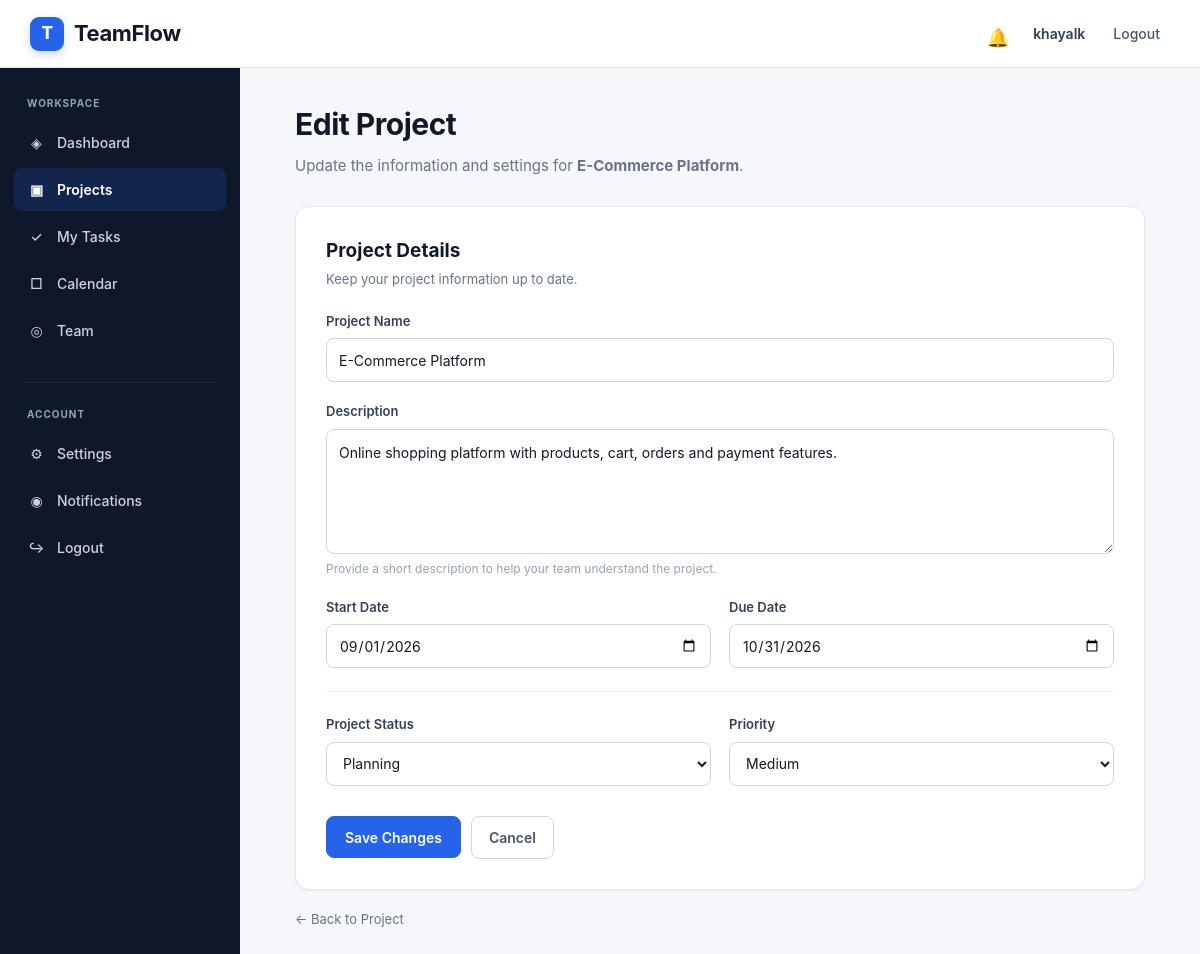
The app's page /projects/3/edit/ (signed in) with its own data.
### accounts/models.py (models this page shows, shortened)
class User(AbstractUser):
    profile_picture = models.ImageField(
        upload_to="profile_pictures/",
        blank=True,
        null=True
    )
    bio = models.TextField(
        blank=True
    )
    job_title = models.CharField(
        max_length=100,
        blank=True
    )

### projects/models.py (models this page shows, shortened)
class Project(models.Model):
    STATUS_CHOICES = [
        ("planning", "Planning"),
        ("active", "Active"),
        ("on_hold", "On Hold"),
        ("completed", "Completed"),
    ]
    PRIORITY_CHOICES = [
        ("low", "Low"),
        ("medium", "Medium"),
        ("high", "High"),
    ]
    name = models.CharField(max_length=200)
    description = models.TextField(blank=True)
    owner = models.ForeignKey(
        settings.AUTH_USER_MODEL,
        on_delete=models.CASCADE,
        related_name="owned_projects"
    )
    start_date = models.DateField(
        null=True,
        blank=True
    )
    due_date = models.DateField(
        null=True,
        blank=True
    )
    status = models.CharField(
        max_length=20,
        choices=STATUS_CHOICES,
        default="planning"
    )
    priority = models.CharField(
        max_length=10,
        choices=PRIORITY_CHOICES,
        default="medium"
    )
    created_at = models.DateTimeField(
        auto_now_add=True
    )
    updated_at = models.DateTimeField(
        auto_now=True
    )

### projects/views.py (the view, shortened to what this page needs)
# urls.py: path("<int:project_id>/edit/", views.edit_project, name="edit_project"),
@login_required
def edit_project(request, project_id):
    project = get_object_or_404(
        Project,
        id=project_id,
        owner=request.user
    )
    return render(
        request,
        "projects/edit_project.html",
        {
            "project": project
        }
    )

### notifications/context_processors.py (called while the page is built)
def notification_count(request):
    if request.user.is_authenticated:
        unread_count = Notification.objects.filter(
            recipient=request.user,
            is_read=False
        ).count()
    else:
        unread_count = 0
    return {
        "unread_notifications": unread_count
    }

### templates/projects/edit_project.html (shortened to what this page needs)
{% extends "base.html" %}
{% block content %}
<div class="edit-project-page">
    <div class="edit-project-header">
        <h1>
            Edit Project
        </h1>
        <p>
            Update the information and settings for
            <strong>{{ project.name }}</strong>.
        </p>
    </div>
    <div class="edit-project-card">
        <div class="form-section-title">
            <h2>
                Project Details
            </h2>
            <p>
                Keep your project information up to date.
            </p>
        </div>
        <form method="POST" class="project-form">
            <div class="form-group">
                <label for="name">
                    Project Name
                </label>
                <input
                    type="text"
                    id="name"
                    name="name"
                    value="{{ project.name }}"
                    placeholder="Enter project name"
                    required
                >
            </div>
            <div class="form-group">
                <label for="description">
                    Description
                </label>
                <textarea
                    id="description"
                    name="description"
                    placeholder="Describe your project..."
                >{{ project.description }}</textarea>
                <div class="form-help">
                    Provide a short description to help your team understand the project.
                </div>
            </div>
            <div class="form-row">
                <div class="form-group">
                    <label for="start_date">
                        Start Date
                    </label>
                    <input
                        type="date"
                        id="start_date"
                        name="start_date"
                        value="{{ project.start_date|date:'Y-m-d' }}"
                    >
                </div>
                <div class="form-group">
                    <label for="due_date">
                        Due Date
                    </label>
                    <input
                        type="date"
                        id="due_date"
                        name="due_date"
                        value="{{ project.due_date|date:'Y-m-d' }}"
                    >
                </div>
            </div>
            <div class="form-divider"></div>
            <div class="form-row">
                <div class="form-group">
                    <label for="status">
                        Project Status
                    </label>
                    <select
                        id="status"
                        name="status"
                    >
                        <option
                            value="planning"
                            {% if project.status == "planning" %}selected{% endif %}
                        >
                            Planning
                        </option>
                    </select>
                </div>
                <div class="form-group">
                    <label for="priority">
                        Priority
                    </label>
                    <select
                        id="priority"
                        name="priority"
                    >
                        <option
                            value="medium"
                            {% if project.priority == "medium" %}selected{% endif %}
                        >
                            Medium
                        </option>
                    </select>
                </div>
            </div>
            <div class="form-actions">
                <button
                    type="submit"
                    class="save-button"
                >
                    Save Changes
                </button>
                <a
                    href="{% url 'project_detail' project.id %}"
                    class="cancel-button"
                >
                    Cancel
                </a>
            </div>
        </form>
    </div>
    <a
        href="{% url 'project_detail' project.id %}"
        class="back-link"
    >
        ← Back to Project
    </a>
</div>
{% endblock %}

### templates/base.html (shortened to what this page needs)
<!DOCTYPE html>
<html lang="en">
<head>
</head>
<body>
    <nav class="navbar">
        <a href="{% url 'dashboard' %}" class="logo">
            <span class="logo-mark">
                T
            </span>
            <span>
                TeamFlow
            </span>
        </a>
        <div class="user-area">
            {% if user.is_authenticated %}
                <a
                    href="{% url 'notification_list' %}"
                    class="notification-link"
                    title="Notifications"
                >
                    <span class="notification-icon">
                        🔔
                    </span>
                </a>
                <span class="user-name">
                    {{ user.username }}
                </span>
                <a
                    href="{% url 'logout' %}"
                    class="logout-top"
                >
                    Logout
                </a>
            {% endif %}
        </div>
    </nav>
    <aside class="sidebar">
        <div class="sidebar-section">
            <div class="sidebar-title">
                Workspace
            </div>
            <a
                href="{% url 'dashboard' %}"
                class="{% if request.resolver_match.url_name == 'dashboard' %}active{% endif %}"
            >
                <span class="sidebar-icon">
                    ◈
                </span>
                Dashboard
            </a>
            <a
                href="{% url 'project_list' %}"
                class="{% if request.resolver_match.url_name == 'project_list' or request.resolver_match.url_name == 'project_detail' or request.resolver_match.url_name == 'create_project' or request.resolver_match.url_name == 'edit_project' %}active{% endif %}"
            >
                <span class="sidebar-icon">
                    ▣
                </span>
                Projects
            </a>
            <a
                href="{% url 'my_tasks' %}"
                class="{% if request.resolver_match.url_name == 'my_tasks' %}active{% endif %}"
            >
                <span class="sidebar-icon">
                    ✓
                </span>
                My Tasks
            </a>
            <a
                href="{% url 'calendar' %}"
                class="{% if request.resolver_match.url_name == 'calendar' %}active{% endif %}"
            >
                <span class="sidebar-icon">
                    □
                </span>
                Calendar
            </a>
            <a
                href="{% url 'team_list' %}"
                class="{% if request.resolver_match.url_name == 'team_list' %}active{% endif %}"
            >
                <span class="sidebar-icon">
                    ◎
                </span>
                Team
            </a>
        </div>
        <div class="sidebar-divider"></div>
        <div class="sidebar-section">
            <div class="sidebar-title">
                Account
            </div>
            <a
                href="{% url 'profile' %}"
                class="{% if request.resolver_match.url_name == 'profile' %}active{% endif %}"
            >
                <span class="sidebar-icon">
                    ⚙
                </span>
                Settings
            </a>
            <a
                href="{% url 'notification_list' %}"
                class="{% if request.resolver_match.url_name == 'notification_list' %}active{% endif %}"
            >
                <span class="sidebar-icon">
                    ◉
                </span>
                Notifications
            </a>
            <a href="{% url 'logout' %}">
                <span class="sidebar-icon">
                    ↪
                </span>
                Logout
            </a>
        </div>
    </aside>
    <main class="main-content">
        {% block content %}
        {% endblock %}
    </main>
</body>
</html>

### templates/base.html (style rules this page uses)
* { box-sizing: border-box; margin: 0; padding: 0; }
:root { --primary: #2563eb; --primary-dark: #1d4ed8; --sidebar: #0f172a; --sidebar-hover: #1e293b; --sidebar-active: #2563eb; --background: #f5f7fb; --surface: #ffffff; --border: #e5e7eb; --text: #111827; --muted: #64748b; --muted-light: #94a3b8; --danger: #dc2626; --shadow: 0 1px 3px rgba(15, 23, 42, 0.06); }
html { scroll-behavior: smooth; }
body { font-family: Inter, -apple-system, BlinkMacSystemFont, "Segoe UI", Arial, sans-serif; background: var(--background); color: var(--text); line-height: 1.5; min-height: 100vh; }
a { color: inherit; text-decoration: none; }
button, input, textarea, select { font-family: inherit; }
.navbar { position: fixed; top: 0; left: 0; right: 0; z-index: 1000; height: 68px; background: rgba(255, 255, 255, 0.96); backdrop-filter: blur(10px); border-bottom: 1px solid var(--border); display: flex; align-items: center; justify-content: space-between; padding: 0 30px; }
.logo { display: flex; align-items: center; gap: 10px; font-size: 22px; font-weight: 750; letter-spacing: -0.4px; color: var(--text); }
.logo-mark { width: 34px; height: 34px; display: flex; align-items: center; justify-content: center; border-radius: 9px; background: var(--primary); color: white; font-size: 17px; font-weight: 800; box-shadow: 0 4px 10px rgba(37, 99, 235, 0.22); }
.user-area { display: flex; align-items: center; gap: 18px; }
.user-name { color: #334155; font-size: 14px; font-weight: 600; }
.logout-top { color: #475569; font-size: 14px; font-weight: 500; padding: 8px 10px; border-radius: 7px; transition: 0.15s ease; }
.notification-link { position: relative; width: 38px; height: 38px; display: flex; align-items: center; justify-content: center; border-radius: 9px; color: #475569; font-size: 18px; transition: 0.15s ease; }
.notification-icon { width: 19px; height: 19px; }
.sidebar { position: fixed; top: 68px; left: 0; bottom: 0; width: 240px; background: var(--sidebar); color: white; padding: 28px 14px; overflow-y: auto; z-index: 900; }
.sidebar-section { margin-bottom: 30px; }
.sidebar-title { padding: 0 13px; margin-bottom: 10px; color: var(--muted-light); font-size: 10px; font-weight: 700; letter-spacing: 1px; text-transform: uppercase; }
.sidebar a { display: flex; align-items: center; gap: 11px; width: 100%; padding: 11px 13px; margin-bottom: 4px; border-radius: 8px; color: #cbd5e1; font-size: 14px; font-weight: 500; transition: background 0.15s ease, color 0.15s ease, transform 0.15s ease; }
.sidebar a.active { background: rgba(37, 99, 235, 0.18); color: white; font-weight: 600; }
.sidebar-icon { width: 19px; height: 19px; display: inline-flex; align-items: center; justify-content: center; color: currentColor; flex-shrink: 0; }
.sidebar-divider { height: 1px; background: #1e293b; margin: 24px 10px; }
.main-content { margin-left: 240px; padding: 102px 36px 45px; min-height: 100vh; }
.main-content > * { max-width: 1250px; margin-left: auto; margin-right: auto; }
input, textarea, select { width: 100%; padding: 10px 12px; border: 1px solid #d1d5db; border-radius: 8px; background: white; color: var(--text); font-size: 14px; outline: none; transition: border-color 0.15s ease, box-shadow 0.15s ease; }
textarea { resize: vertical; min-height: 110px; }
label { display: block; margin-bottom: 7px; color: #374151; font-size: 13px; font-weight: 600; }

### records on screen
User: username "khayalk"
Project: name "E-Commerce Platform", description "Online shopping platform with products, cart, orders and payment features.", start_date "09/01/2026", due_date "10/31/2026", status "Planning", priority "Medium"
